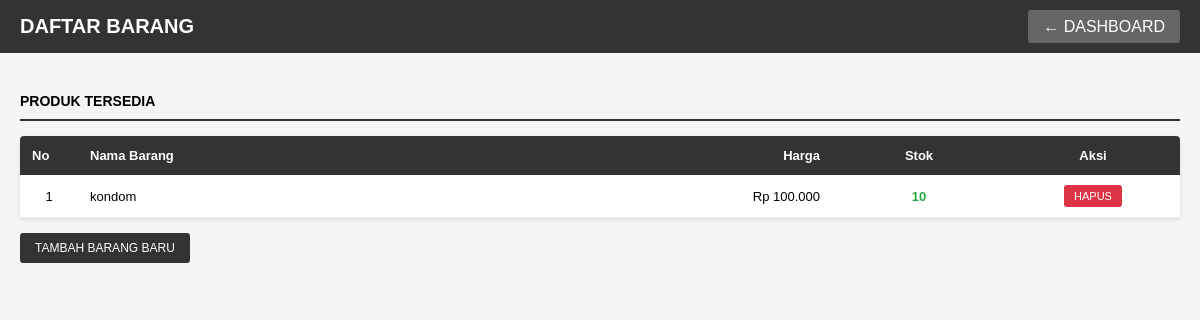
/tampil_barang.php (signed in), run on an earlier commit of the app's database.
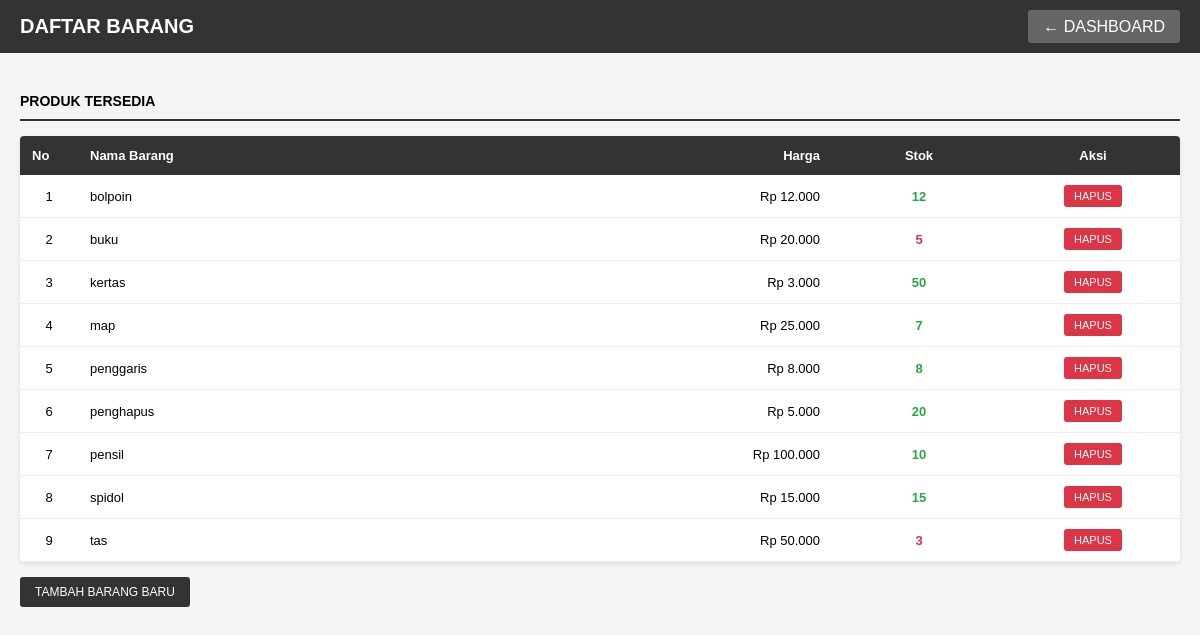
And on a later commit of the database.
### tables this page shows
CREATE TABLE `barang` (
  `id_barang` int(11) NOT NULL,
  `nama_barang` varchar(100) DEFAULT NULL,
  `harga` int(11) DEFAULT NULL,
  `stok` int(11) DEFAULT NULL
);

### tampil_barang.php (the view, shortened to what this page needs)
<?php
include "koneksi.php";
$result = $conn->query("SELECT * FROM barang ORDER BY nama_barang ASC");
?>
<!DOCTYPE html>
<html>
<head>
</head>
<body>
    <div class="header">
        <h1>DAFTAR BARANG</h1>
        <div class="header-nav">
            <?php if ($_SESSION['role'] == 'admin'): ?>
                <a href="admin.php">← DASHBOARD</a>
            <?php else: ?>
                <a href="kasir.php">← KASIR</a>
            <?php endif; ?>
        </div>
    </div>
    <div class="container">
        <div class="section-title">PRODUK TERSEDIA</div>
        <?php if ($result && $result->num_rows > 0): ?>
            <div class="table-container">
                <table>
                    <thead>
                        <tr>
                            <th style="width: 5%;">No</th>
                            <th style="width: 40%;">Nama Barang</th>
                            <th style="width: 25%; text-align: right;">Harga</th>
                            <th style="width: 15%; text-align: center;">Stok</th>
                            <?php if ($_SESSION['role'] == 'admin'): ?>
                                <th style="width: 15%; text-align: center;">Aksi</th>
                            <?php endif; ?>
                        </tr>
                    </thead>
                    <tbody>
                        <?php
                        $no = 1;
                        while ($row = $result->fetch_assoc()):
                            $stock_class = $row['stok'] > 5 ? 'stock-ok' : ($row['stok'] > 0 ? 'stock-low' : 'stock-low');
                        ?>
                            <tr>
                                <td class="text-center"><?php echo $no; ?></td>
                                <td><?php echo htmlspecialchars($row['nama_barang']); ?></td>
                                <td class="text-right">Rp <?php echo number_format($row['harga'], 0, ',', '.'); ?></td>
                                <td class="text-center <?php echo $stock_class; ?>"><?php echo $row['stok']; ?></td>
                                <?php if ($_SESSION['role'] == 'admin'): ?>
                                    <td class="text-center">
                                        <button class="btn-delete" onclick="if(confirm('Yakin ingin menghapus?')) window.location.href='tampil_barang.php?action=hapus&id=<?php echo $row['id_barang']; ?>'">HAPUS</button>
                                    </td>
                                <?php endif; ?>
                            </tr>
                            <?php $no++; ?>
                        <?php endwhile; ?>
                    </tbody>
                </table>
            </div>
            <div class="action-container">
                <?php if ($_SESSION['role'] == 'admin'): ?>
                    <a href="barang.php" class="btn">TAMBAH BARANG BARU</a>
                <?php endif; ?>
            </div>
        <?php else: ?>
            <div class="empty-state">
                Belum ada barang. <?php echo $_SESSION['role'] == 'admin' ? '<a href="barang.php" class="btn">Tambah barang</a>' : ''; ?>
            </div>
        <?php endif; ?>
    </div>
</body>
</html>

### tampil_barang.php (style rules this page uses)
* { margin: 0; padding: 0; box-sizing: border-box; }
body { font-family: 'Arial', sans-serif; background: #f5f5f5; }
.header { background: #333; color: white; padding: 15px 20px; display: flex; justify-content: space-between; align-items: center; }
.header h1 { font-size: 20px; }
.header-nav a { color: white; text-decoration: none; margin-left: 15px; padding: 8px 15px; background: #666; border-radius: 3px; }
.container { max-width: 1200px; margin: 20px auto; padding: 20px; }
.section-title { font-size: 14px; font-weight: bold; margin-bottom: 15px; padding-bottom: 10px; border-bottom: 2px solid #333; }
.table-container { background: white; border-radius: 4px; overflow: hidden; box-shadow: 0 2px 5px rgba(0,0,0,0.1); }
table { width: 100%; border-collapse: collapse; font-size: 13px; }
th { background: #333; color: white; padding: 12px; text-align: left; font-weight: bold; }
td { padding: 10px 12px; border-bottom: 1px solid #eee; }
.text-right { text-align: right; }
.text-center { text-align: center; }
.stock-ok { color: #28a745; font-weight: bold; }
.stock-low { color: #dc3545; font-weight: bold; }
.btn-delete { background: #dc3545; color: white; padding: 5px 10px; border: none; border-radius: 3px; cursor: pointer; font-size: 11px; transition: background 0.2s; }
.action-container { margin-top: 15px; }
.btn { padding: 8px 15px; background: #333; color: white; text-decoration: none; border-radius: 3px; display: inline-block; font-size: 12px; transition: background 0.2s; }

What changed in the data, as far as the page shows it:
added barang: nama_barang "bolpoin", harga "12.000", stok "12"
added barang: nama_barang "buku", harga "20.000", stok "5"
added barang: nama_barang "kertas", harga "3.000", stok "50"
added barang: nama_barang "map", harga "25.000", stok "7"
added barang: nama_barang "penggaris", harga "8.000", stok "8"
added barang: nama_barang "penghapus", harga "5.000", stok "20"
changed barang: nama_barang "kondom" → "pensil"
added barang: nama_barang "spidol", harga "15.000", stok "15"
added barang: nama_barang "tas", harga "50.000", stok "3"
